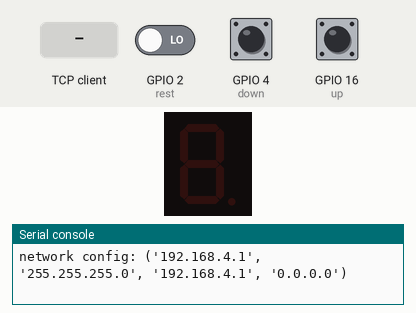
Bench run of a program on a simulated ESP32 board running MicroPython. On the bench: 1-digit seven-segment display, the last lines printed to the serial console. The test bench sets the inputs (shaded band); at power-on: GPIO 2 (rest) LOW, GPIO 4 (down) HIGH, GPIO 16 (up) HIGH. The segment pins are drawn as the display they are named for; the board's own WiFi access point starts at once; one TCP client connects 1 s after the port opens and stays connected.

Above: at 1.2 s.
1.3 s: the TCP client sends "u"
At 3.0 s:
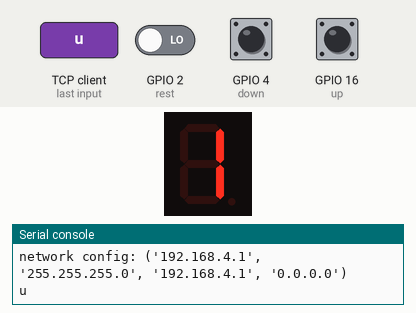
3.3 s: the TCP client sends "d"
At 5.0 s:
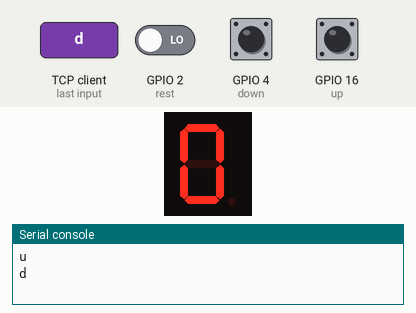
Timing chart, 0 to 6.5 s (numbered marks = the images above; inputs shaded):
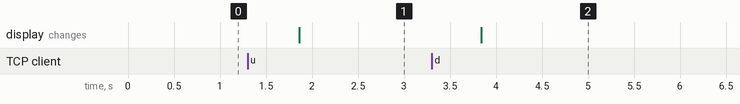

Measured:
- after the input at 1.3 s, the display: changes after 0.56 s (image 1)
- after the input at 3.3 s, the display: changes after 0.54 s (image 2)

The program:

7seg-esp32-code.py
```python
#***************************************
#** by    :   Mohammed Rashad         **
#**           Abdelmonuiem Bahaa      **
#**           Mohammed zaky           **
#**           Saed magdy              **
#**           Mohammed Roshdy         **
#**                                   **
#** date  :   1 Jan 2021              **
#** Title :   7 segment desplay v3.0  **
#***************************************
#***************************************


#modules and libraries
#***************************************
from machine import Pin, Timer
import time
from time import sleep
import network
#***************************************

#wifi initialization as Access point interface
#***************************************
ssid     = '7segment controller'
password = '123456789'
ap       = network.WLAN(network.AP_IF)
ap.active(True)
ap.config(essid=ssid, password=password)
while not ap.active():
    pass
print('network config:', ap.ifconfig())
#***************************************


# Configure the socket connection
# over TCP/IP
#***************************************
import socket

# AF_INET - use Internet Protocol v4 addresses
# SOCK_STREAM means that it is a TCP socket.
s = socket.socket(socket.AF_INET, socket.SOCK_STREAM)
s.bind(('',80)) # specifies that the socket is reachable by any address the machine happens to have
s.listen(5)     # max of 5 socket connections
#***************************************


#7 segment and buttons objects creating
#***************************************
a   =Pin(23,Pin.OUT)
b   =Pin(22,Pin.OUT)
c   =Pin(21,Pin.OUT)
d   =Pin(19,Pin.OUT)
e   =Pin(18,Pin.OUT)
f   =Pin(5,Pin.OUT)
g   =Pin(17,Pin.OUT)
up  =Pin(16,Pin.IN,Pin.PULL_UP)
down=Pin(4,Pin.IN,Pin.PULL_UP)
rest=Pin(2,Pin.IN,Pin.PULL_DOWN)
#***************************************

#7segmant variables
#***************************************
numm=0
#          0                 1               2               3               4               5               6               7              8               9
num=[[1,1,1,1,1,1,0],[0,1,1,0,0,0,0],[1,1,0,1,1,0,1],[1,1,1,1,0,0,1],[0,1,1,0,0,1,1],[1,0,1,1,0,1,1],[1,0,1,1,1,1,1],[1,1,1,0,0,0,0],[1,1,1,1,1,1,1],[1,1,1,0,0,1,1]]
#***************************************


#function to desplay any number in the 7 segment
#***************************************
def desplay (number):
    for j in range(8):
        if j == 0 :
            a.value(num[number][j])
        elif j == 1 :
            b.value(num[number][j])
        elif j == 2 :
            c.value(num[number][j])
        elif j == 3 :
            d.value(num[number][j])
        elif j == 4 :
            e.value(num[number][j])
        elif j == 5 :
            f.value(num[number][j])
        elif j == 6 :
            g.value(num[number][j])

#***************************************

#IRQ handlers for up down and reset
#***************************************
def funcup(timer):
    global numm
    global desplay
    sleep(0.25)
    if numm==9 :
        numm=0
    else:
        numm=numm+1
    desplay(numm)

def funcdown(timer):
    global numm
    global desplay
    sleep(0.25)
    if numm==0 :
        numm=0
    else:
        numm=numm-1
    desplay(numm)

def funcrest(timer):
    global numm
    global desplay
    sleep(0.25)
    numm=0
    desplay (numm)

#***************************************

#debounce functions for all three buttons
#***************************************
def debounce(pin):
    # Start or replace a timer for 200ms, and trigger on_pressed.
    timer.init(mode=Timer.ONE_SHOT, period=200, callback=funcup)
def debounce2(pin):
    # Start or replace a timer for 200ms, and trigger on_pressed.
    timer.init(mode=Timer.ONE_SHOT, period=200, callback=funcdown)
def debounce3(pin):
    # Start or replace a timer for 200ms, and trigger on_pressed.
    timer.init(mode=Timer.ONE_SHOT, period=200, callback=funcrest)

# Register a new hardware timer.
timer = Timer(0)
#***************************************

#setting interrupt for the 3 buttons
#***************************************
up.irq(debounce , Pin.IRQ_FALLING)
down.irq(debounce2 , Pin.IRQ_FALLING)
rest.irq(debounce3 , Pin.IRQ_RISING)
#***************************************


#get client connection
#***************************************
conn, addr = s.accept()


#the code here running for ever
#***************************************
while True :
#getting data from the application and response
#***************************************
    while ap.isconnected():
        request    = conn.recv(1024)
        request    = str(request)
        upv        = request[2]
        print(upv)
        if upv=='u':
            sleep(0.5)
            if numm==9 :
                numm=0
            else :
                numm+=1
        elif upv=='d':
            sleep(0.5)
            if numm==0 :
                numm=0
            else :
                numm-=1
        elif upv=='r':
            sleep(0.5)
            numm=0
        elif upv=='x':
            sleep(0.5)
            pass
        else :
            sleep(0.5)
            numm=int(upv)

        conn.send(str(numm).encode())
        desplay(numm)
#***************************************
#***************************************
#***************************************
#***************************************
```
